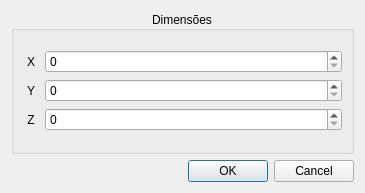
<?xml version="1.0" encoding="UTF-8"?>
<ui version="4.0">
 <class>TamanhoSculptor</class>
 <widget class="QDialog" name="TamanhoSculptor">
  <property name="geometry">
   <rect>
    <x>0</x>
    <y>0</y>
    <width>365</width>
    <height>193</height>
   </rect>
  </property>
  <property name="windowTitle">
   <string>Dialog</string>
  </property>
  <layout class="QVBoxLayout" name="verticalLayout_4">
   <item>
    <layout class="QVBoxLayout" name="verticalLayout_3" stretch="0,0">
     <item>
      <widget class="QGroupBox" name="groupBox">
       <property name="title">
        <string>Dimensões</string>
       </property>
       <property name="alignment">
        <set>Qt::AlignCenter</set>
       </property>
       <layout class="QVBoxLayout" name="verticalLayout_2">
        <item>
         <layout class="QVBoxLayout" name="verticalLayout">
          <item>
           <layout class="QHBoxLayout" name="horizontalLayout" stretch="5,90">
            <item>
             <widget class="QLabel" name="label">
              <property name="text">
               <string>X</string>
              </property>
              <property name="alignment">
               <set>Qt::AlignCenter</set>
              </property>
             </widget>
            </item>
            <item>
             <widget class="QSpinBox" name="spinBoxX"/>
            </item>
           </layout>
          </item>
          <item>
           <layout class="QHBoxLayout" name="horizontalLayout_2" stretch="5,95">
            <item>
             <widget class="QLabel" name="label_2">
              <property name="text">
               <string>Y</string>
              </property>
              <property name="alignment">
               <set>Qt::AlignCenter</set>
              </property>
             </widget>
            </item>
            <item>
             <widget class="QSpinBox" name="spinBoxY"/>
            </item>
           </layout>
          </item>
          <item>
           <layout class="QHBoxLayout" name="horizontalLayout_3" stretch="5,95">
            <item>
             <widget class="QLabel" name="label_3">
              <property name="text">
               <string>Z</string>
              </property>
              <property name="alignment">
               <set>Qt::AlignCenter</set>
              </property>
             </widget>
            </item>
            <item>
             <widget class="QSpinBox" name="spinBoxZ"/>
            </item>
           </layout>
          </item>
         </layout>
        </item>
       </layout>
      </widget>
     </item>
     <item>
      <widget class="QDialogButtonBox" name="buttonBox">
       <property name="orientation">
        <enum>Qt::Horizontal</enum>
       </property>
       <property name="standardButtons">
        <set>QDialogButtonBox::Cancel|QDialogButtonBox::Ok</set>
       </property>
      </widget>
     </item>
    </layout>
   </item>
  </layout>
 </widget>
 <resources/>
 <connections>
  <connection>
   <sender>buttonBox</sender>
   <signal>accepted()</signal>
   <receiver>TamanhoSculptor</receiver>
   <slot>accept()</slot>
   <hints>
    <hint type="sourcelabel">
     <x>248</x>
     <y>254</y>
    </hint>
    <hint type="destinationlabel">
     <x>157</x>
     <y>274</y>
    </hint>
   </hints>
  </connection>
  <connection>
   <sender>buttonBox</sender>
   <signal>rejected()</signal>
   <receiver>TamanhoSculptor</receiver>
   <slot>reject()</slot>
   <hints>
    <hint type="sourcelabel">
     <x>316</x>
     <y>260</y>
    </hint>
    <hint type="destinationlabel">
     <x>286</x>
     <y>274</y>
    </hint>
   </hints>
  </connection>
 </connections>
</ui>
